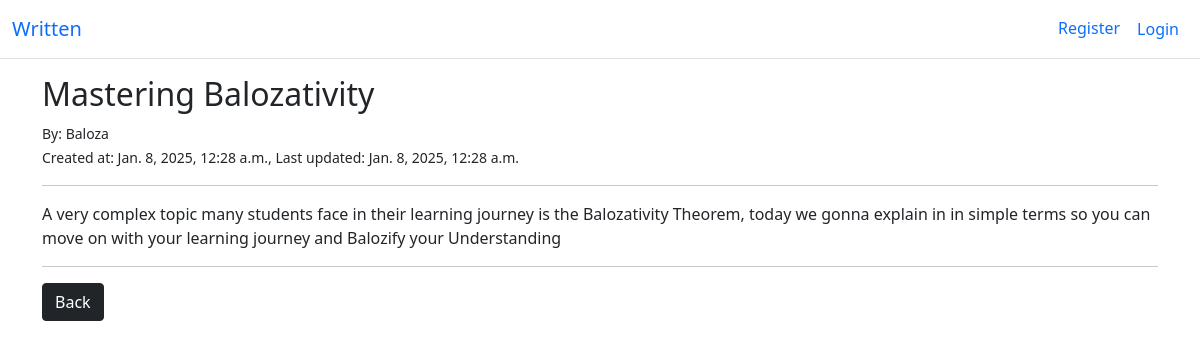
The app's page /post/4 with its own data.
### blog/models.py (models this page shows, shortened)
class Post(models.Model):
    author = models.ForeignKey(User, on_delete=models.CASCADE)
    title = models.CharField(max_length=100)
    content = models.TextField(max_length=5000)
    created_at = models.DateTimeField(auto_now_add=True)
    last_updated = models.DateTimeField(auto_now=True)

### blog/views.py (the view)
# urls.py: path("post/<int:pk>", PostDetailView.as_view(), name="post_detail"),
class PostDetailView(DetailView):
    model = Post
    template_name = "blog/post_details.html"

### blog/templates/blog/post_details.html (shortened to what this page needs)
{% extends 'blog/base.html' %}
{% block content %}
  <h2>{{ post.title }}</h2>
  <small> By: {{ post.author }}</small>
  <br>
  <small>Created at: {{post.created_at}},  Last updated: {{post.last_updated}}</small>
  <br>
  <hr>
  <p>{{ post.content }}</p>
  <hr>
  <a class="btn btn-dark" href="{% url 'all_posts' %}">Back</a>
{% endblock %}

### records on screen
Post: title "Mastering Balozativity", author "Baloza", created_at "Jan. 8, 2025, 12:28 a.m.", last_updated "Jan. 8, 2025, 12:28 a.m.", content "A very complex topic many students face in their learning journey is the Balozativity Theorem, today we gonna explain in in simple terms so you can move on with your learning journey and Balozify your Understanding"
